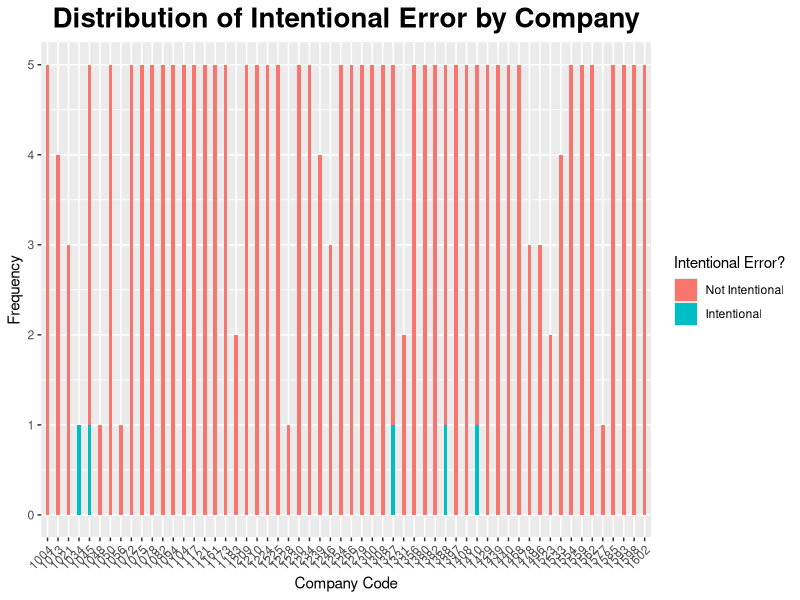
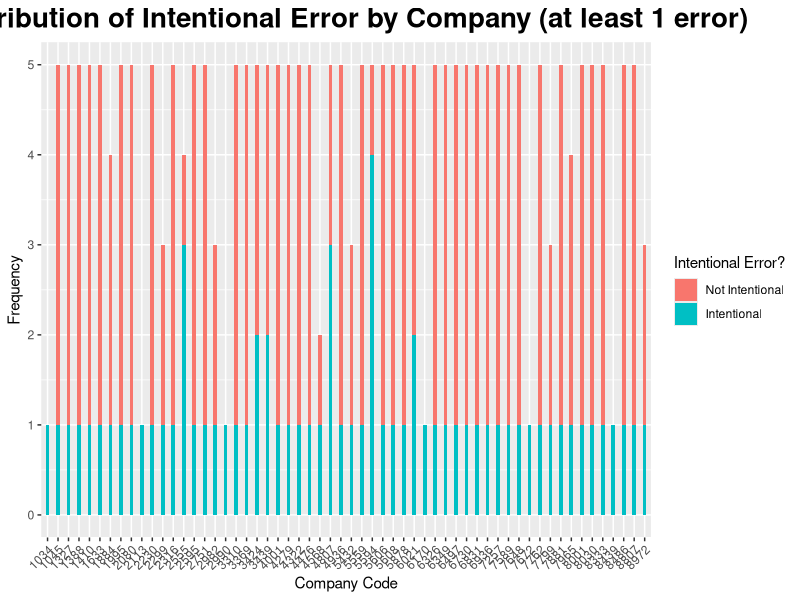
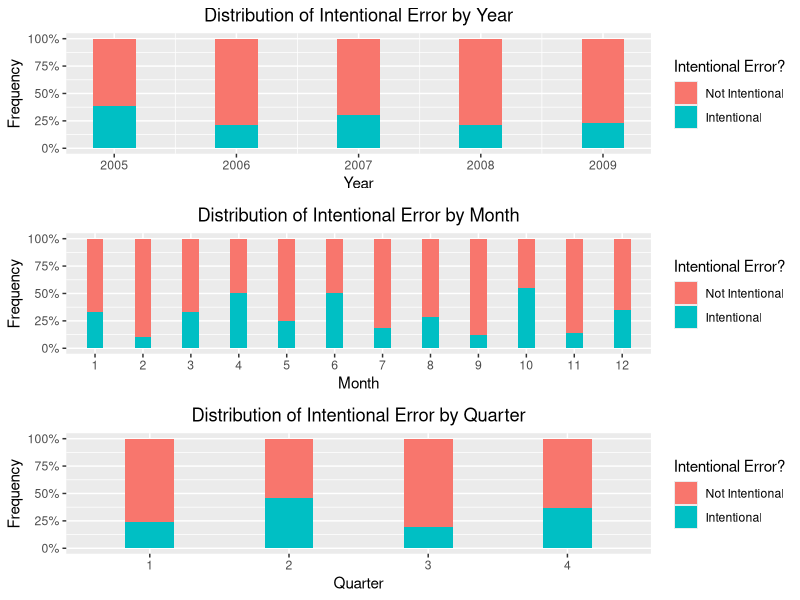

Generate these figures, in order, with R: (Note: this script raises an error after producing the figures.)
## ---- chunk 1
library(dplyr)
df = read.csv("Restate_int_train.csv", stringsAsFactors = F)
#check the structure
str(df)
#change gvkey, year, restate to a factor
df$gvkey = as.factor(df$gvkey)
df$year = as.factor(df$year)
df$Restate_Int = as.factor(df$Restate_Int)
percent_intent = summary((df$Restate_Int))[2] / (summary((df$Restate_Int))[1] + 
summary((df$Restate_Int))[2]) * 100 
## ---- chunk 2
summary(df)
## ---- chunk 3
library(ggplot2)
library(scales)
library(gridExtra)
## ---- chunk 4
#creation of important variables
#month
df = mutate(df, month = ifelse(substr(df$Date,2,2) == "/", substr(df$Date,1,1), substr(df$Date,1,2)))
df$month = as.integer(df$month)
df$month = as.factor(df$month)
#quarter
df = mutate(df, quarter = 
        ifelse(month == 1 | month == 2 | month == 3, 1,
        ifelse(month == 4 | month == 5 | month == 6, 2,
        ifelse(month == 7 | month == 8 | month == 9, 3, 4))))
df$quarter = as.integer(df$quarter)
df$quarter = as.factor(df$quarter)
#by company
df2 = head(df, 250)
ggplot(data = df2, aes(x = df2$gvkey)) +
labs(title = "Distribution of Intentional Error by Company",
     x = "Company Code", 
     y = "Frequency") + 
geom_bar(aes(fill = df2$Restate_Int), width = 0.35) +
scale_fill_discrete(name = "Intentional Error?",
labels = c("Not Intentional","Intentional")) + 
theme(plot.title = element_text(hjust = 0.5, face = "bold", size = 20)) + theme(axis.text.x = element_text(angle = 45, hjust = 1))
## ---- chunk 5
#identify companies with intentional error
df1 = read.csv("Restate_int_train.csv", stringsAsFactors = F)
df1 = df1 %>%
  group_by(gvkey) %>%
  mutate(Total = sum(Restate_Int)) %>%
  subset(Total != 0) %>%
  ungroup()
df1$gvkey = as.factor(df1$gvkey)
df1$Restate_Int = as.factor(df1$Restate_Int)
#month
df1 = mutate(df1, month = ifelse(substr(df1$Date,2,2) == "/", substr(df1$Date,1,1), substr(df1$Date,1,2)))
df1$month = as.integer(df1$month)
df1$month = as.factor(df1$month)
#quarter
df1 = mutate(df1, quarter = 
        ifelse(month == 1 | month == 2 | month == 3, 1,
        ifelse(month == 4 | month == 5 | month == 6, 2,
        ifelse(month == 7 | month == 8 | month == 9, 3, 4))))
df1$quarter = as.integer(df1$quarter)
df1$quarter = as.factor(df1$quarter)
df1 = head(df1, 250)
p1 = ggplot(data = df1, aes(x = df1$gvkey)) +
labs(title = "Distribution of Intentional Error by Company (at least 1 error)",
     x = "Company Code", 
     y = "Frequency") + 
geom_bar(aes(fill = Restate_Int), width = 0.35) +
scale_fill_discrete(name = "Intentional Error?",
labels = c("Not Intentional","Intentional")) + 
theme(plot.title = element_text(hjust = 0.5, face = "bold", size = 20)) + theme(axis.text.x = element_text(angle = 45, hjust = 1))
p1
## ---- chunk 6
#by year
p2=ggplot(data = df1, aes(x = df1$year)) +
scale_y_continuous(labels = percent) +
labs(title = "Distribution of Intentional Error by Year",
     x = "Year", 
     y = "Frequency") + 
geom_bar(aes(fill = df1$Restate_Int), width = 0.35, position = "fill") +
scale_fill_discrete(name = "Intentional Error?",
labels = c("Not Intentional","Intentional")) + 
theme(plot.title = element_text(hjust = 0.5))
#see by month
p3 = ggplot(data = df1, aes(x = df1$month)) +
scale_y_continuous(labels = percent) +
labs(title = "Distribution of Intentional Error by Month",
     x = "Month", 
     y = "Frequency") + 
geom_bar(aes(fill = df1$Restate_Int), width = 0.35, position = "fill") +
scale_fill_discrete(name = "Intentional Error?",
labels = c("Not Intentional","Intentional")) + 
theme(plot.title = element_text(hjust = 0.5))
#see by quarter
p4 = ggplot(data = df1, aes(x = df1$quarter)) +
scale_y_continuous(labels = percent) +
labs(title = "Distribution of Intentional Error by Quarter",
     x = "Quarter", 
     y = "Frequency") + 
geom_bar(aes(fill = df1$Restate_Int), width = 0.35, position = "fill") +
scale_fill_discrete(name = "Intentional Error?",
labels = c("Not Intentional","Intentional")) + 
theme(plot.title = element_text(hjust = 0.5))
grid.arrange(p2,p3,p4,nrow = 3)
## ---- chunk 7
fit <- glm(Restate_int ~ ., data = df.train, family = binomial)
logodds <- predict(fit, df.test, type = "response")

test1 <- cbind(df.test, logodds)
test1 = test1[,c(1,16)]
colnames(test1)[2] = "Restate_Int"
write.csv(test1, "logistcs.csv", row.names = F)
## ---- chunk 8
Restate_List = unique(subset(df.train, df.train$Restate_int == 1)[,1])
post_processing = function(x){
  ifelse(x %in% Restate_List,0.6,0)}

test1['boosting'] = lapply(test1['gvkey'],post_processing)
test1['Restate_Int'] = test1['Restate_Int'] + test1['boosting']
test1$Restate_Int = ifelse(test1$Restate_Int > 1,1,test1$Restate_Int)
test1 = test1[,c(1,2)]
write.csv(test1, "log-post.csv", row.names=FALSE)
